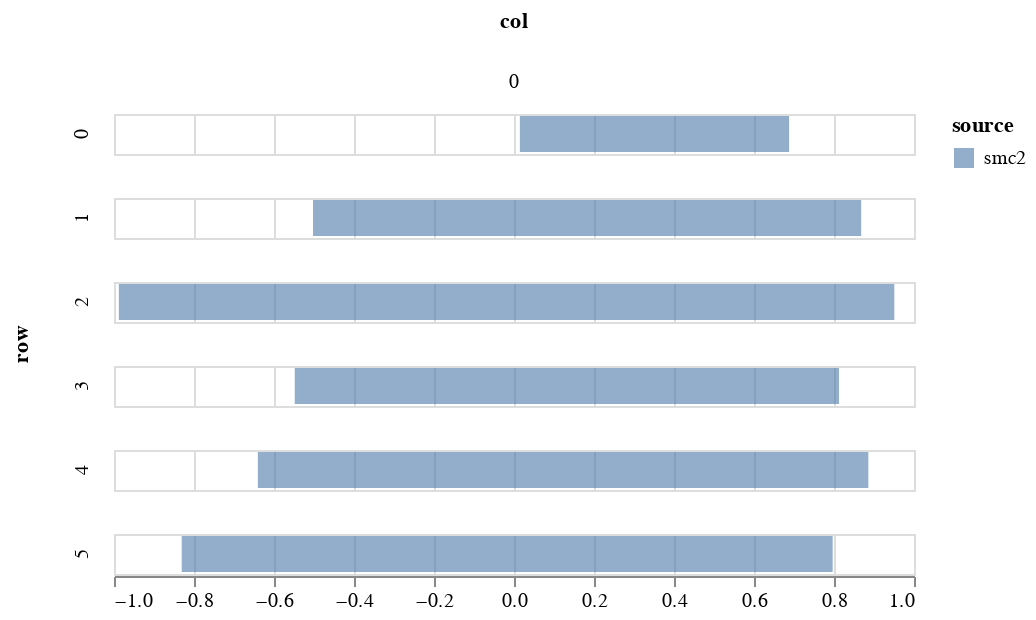

The notebook cell this image was saved under:
### Markdown cell above
## Plot MCMC samples

### Code cell
param = 'beta'
df = get_post_df(ps[param])
df_quant = df.groupby(['row', 'col'])[['value']].quantile(0.025).reset_index()
df_quant.rename({'value':'q1'}, axis=1, inplace=True)
df_quant2 = df.groupby(['row', 'col'])[['value']].quantile(0.975).reset_index()
df_quant2.rename({'value':'q2'}, axis=1, inplace=True)

df = df_quant.merge(df_quant2, on=['row', 'col'])

# simple quantile chart
df['source'] = 'smc2'
c1 = alt.Chart(df).mark_bar(opacity=0.6).encode(
        alt.X('q1', title=None),
        alt.X2('q2', title=None),
        alt.Row('row'),
        alt.Column('col'),
        alt.Color('source')
)
c1

### Figure 1 — Vega-Lite specification as saved in the notebook (floating-point values rounded to 4 significant figures)
{"config": {"view": {"continuousWidth": 400, "continuousHeight": 300}}, "data": {"name": "data-efe7d9da3bacea435caeee874f34c868"}, "mark": {"type": "bar", "opacity": 0.6}, "encoding": {"color": {"type": "nominal", "field": "source"}, "column": {"type": "quantitative", "field": "col"}, "row": {"type": "quantitative", "field": "row"}, "x": {"type": "quantitative", "field": "q1", "title": null}, "x2": {"field": "q2", "title": null}}, "$schema": "https://vega.github.io/schema/vega-lite/v4.8.1.json", "datasets": {"data-efe7d9da3bacea435caeee874f34c868": [{"row": 0, "col": 0, "q1": 0.01463, "q2": 0.6878, "source": "smc2"}, {"row": 1, "col": 0, "q1": -0.5025, "q2": 0.8679, "source": "smc2"}, {"row": 2, "col": 0, "q1": -0.9879, "q2": 0.9507, "source": "smc2"}, {"row": 3, "col": 0, "q1": -0.5481, "q2": 0.8125, "source": "smc2"}, {"row": 4, "col": 0, "q1": -0.6404, "q2": 0.8858, "source": "smc2"}, {"row": 5, "col": 0, "q1": -0.8307, "q2": 0.7967, "source": "smc2"}]}}
